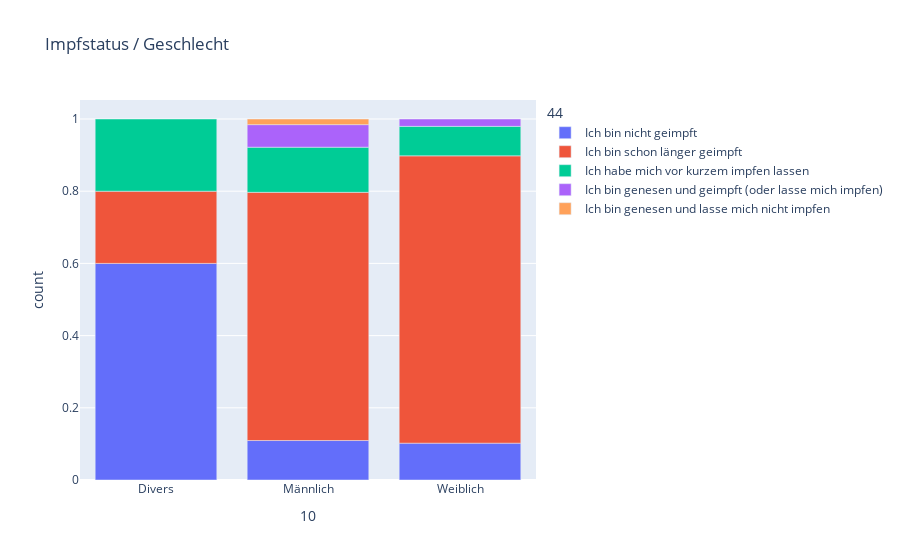

Write notebook code for a chart like this one.
### Code cell
px.bar(res1, y='count', x=10, color=44, title="Impfstatus / Geschlecht", height = plotly_standard_height)

### Figure 1 — Plotly figure (JSON) as saved in the notebook; plotly's stock layout.template omitted (floating-point values rounded to 4 significant figures)
{"data": [{"alignmentgroup": "True", "hovertemplate": "44=Ich bin nicht geimpft<br>10=%{x}<br>count=%{y}<extra></extra>", "legendgroup": "Ich bin nicht geimpft", "marker": {"color": "#636efa", "pattern": {"shape": ""}}, "name": "Ich bin nicht geimpft", "offsetgroup": "Ich bin nicht geimpft", "orientation": "v", "showlegend": true, "textposition": "auto", "type": "bar", "x": ["Divers", "Männlich", "Weiblich"], "xaxis": "x", "y": [0.6, 0.1094, 0.102], "yaxis": "y"}, {"alignmentgroup": "True", "hovertemplate": "44=Ich bin schon länger geimpft<br>10=%{x}<br>count=%{y}<extra></extra>", "legendgroup": "Ich bin schon länger geimpft", "marker": {"color": "#EF553B", "pattern": {"shape": ""}}, "name": "Ich bin schon länger geimpft", "offsetgroup": "Ich bin schon länger geimpft", "orientation": "v", "showlegend": true, "textposition": "auto", "type": "bar", "x": ["Divers", "Männlich", "Weiblich"], "xaxis": "x", "y": [0.2, 0.6875, 0.7959], "yaxis": "y"}, {"alignmentgroup": "True", "hovertemplate": "44=Ich habe mich vor kurzem impfen lassen<br>10=%{x}<br>count=%{y}<extra></extra>", "legendgroup": "Ich habe mich vor kurzem impfen lassen", "marker": {"color": "#00cc96", "pattern": {"shape": ""}}, "name": "Ich habe mich vor kurzem impfen lassen", "offsetgroup": "Ich habe mich vor kurzem impfen lassen", "orientation": "v", "showlegend": true, "textposition": "auto", "type": "bar", "x": ["Divers", "Männlich", "Weiblich"], "xaxis": "x", "y": [0.2, 0.125, 0.08163], "yaxis": "y"}, {"alignmentgroup": "True", "hovertemplate": "44=Ich bin genesen und geimpft (oder lasse mich impfen)<br>10=%{x}<br>count=%{y}<extra></extra>", "legendgroup": "Ich bin genesen und geimpft (oder lasse mich impfen)", "marker": {"color": "#ab63fa", "pattern": {"shape": ""}}, "name": "Ich bin genesen und geimpft (oder lasse mich impfen)", "offsetgroup": "Ich bin genesen und geimpft (oder lasse mich impfen)", "orientation": "v", "showlegend": true, "textposition": "auto", "type": "bar", "x": ["Männlich", "Weiblich"], "xaxis": "x", "y": [0.0625, 0.02041], "yaxis": "y"}, {"alignmentgroup": "True", "hovertemplate": "44=Ich bin genesen und lasse mich nicht impfen<br>10=%{x}<br>count=%{y}<extra></extra>", "legendgroup": "Ich bin genesen und lasse mich nicht impfen", "marker": {"color": "#FFA15A", "pattern": {"shape": ""}}, "name": "Ich bin genesen und lasse mich nicht impfen", "offsetgroup": "Ich bin genesen und lasse mich nicht impfen", "orientation": "v", "showlegend": true, "textposition": "auto", "type": "bar", "x": ["Männlich"], "xaxis": "x", "y": [0.01562], "yaxis": "y"}], "layout": {"autosize": true, "barmode": "relative", "legend": {"title": {"text": "44"}, "tracegroupgap": 0}, "title": {"text": "Impfstatus / Geschlecht"}, "xaxis": {"anchor": "y", "autorange": true, "domain": [0, 1], "range": [-0.5, 2.5], "title": {"text": "10"}, "type": "category"}, "yaxis": {"anchor": "x", "autorange": true, "domain": [0, 1], "range": [0, 1.053], "title": {"text": "count"}, "type": "linear"}}}
